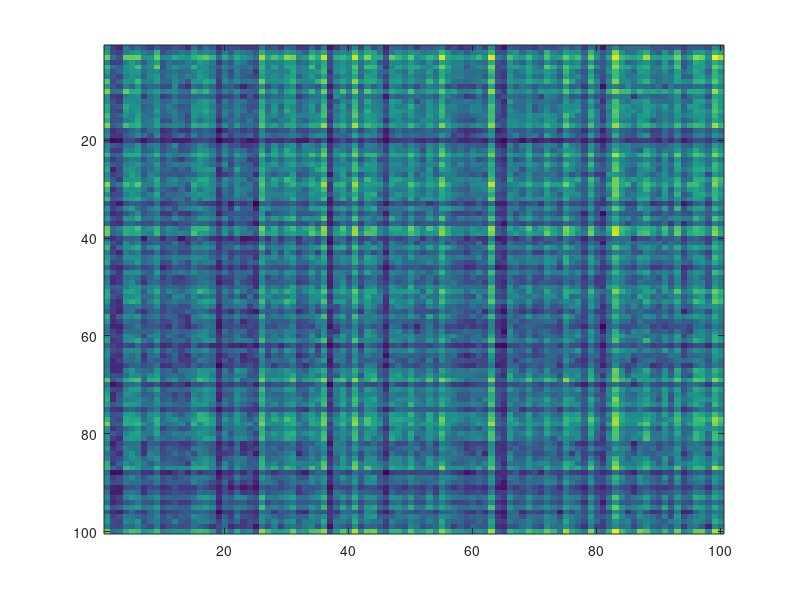

The MATLAB source for this figure: (Note: this script raises an error after producing the figure.)
clear; close all; clc;

% 行列のサイズ
I = 100; % Xの行数
J = 100; % Xの列数
K = 10; % 基底数

% パラメータ
nItr = 1000; % 更新式の反復回数

% 非負観測行列の生成
trueW = rand(I, K); % 非負乱数（開区間(0, 1)）
trueH = rand(K, J); % 非負乱数（開区間(0, 1)）
X = trueW * trueH; % ランクKの非負観測行列

% Xの表示
figure; imagesc(X);

% NMF変数の乱数初期化
W = rand(I, K);
H = rand(K, J);

% --- IS_NMF ---
W_IS = W;
H_IS = H;
% コスト関数値格納行列定義
cost_ISNMF = zeros(nItr + 1,1);

% コスト関数値の初期値格納(フロベニウスノルムの二乗値計算)
err = X - W_IS*H_IS;
traceErr = sum(err.*err, 'all');
cost_ISNMF(1) = sqrt(traceErr);
